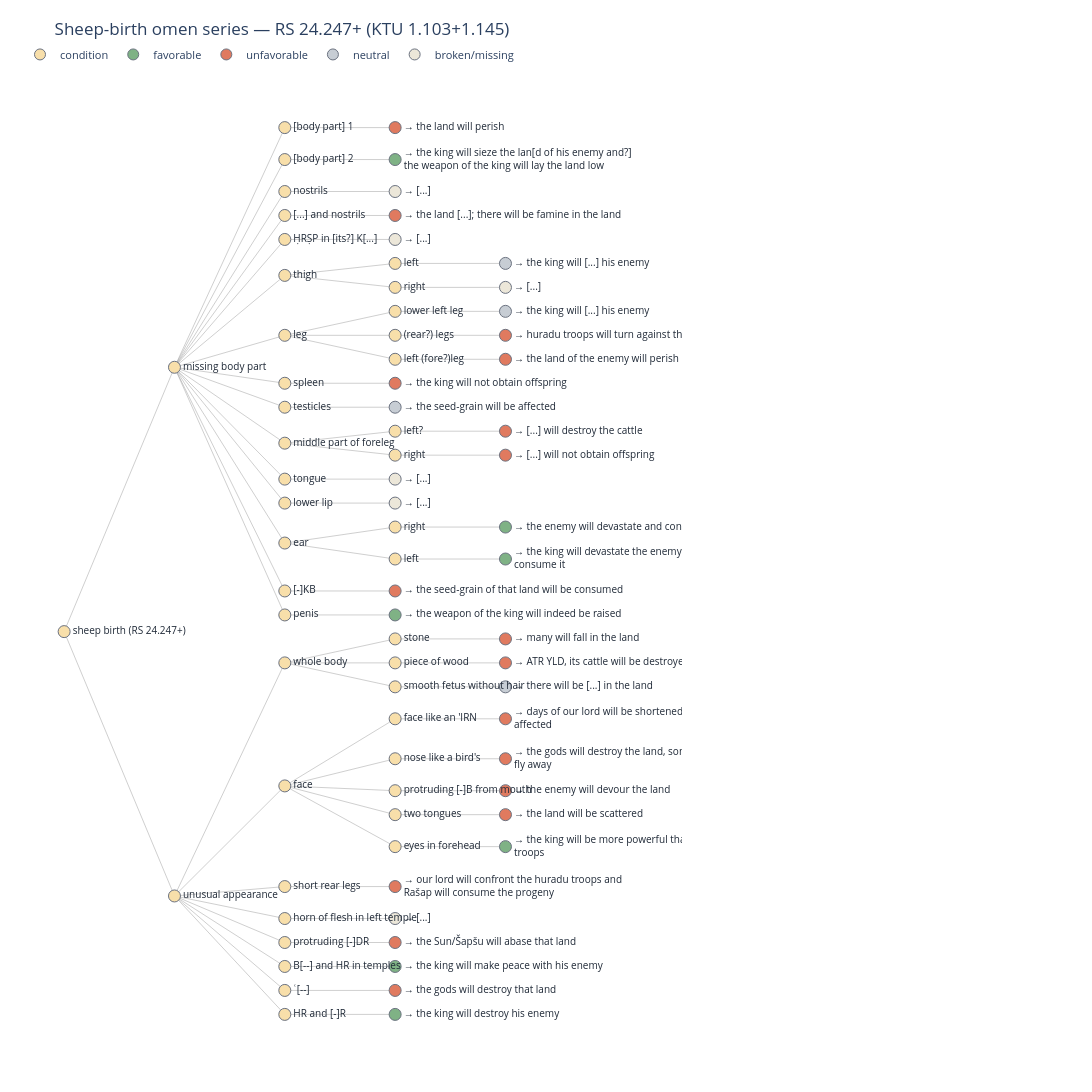

The notebook cell saved with this chart:
### Markdown cell above
## 4. Draw the sheep-birth decision tree

This is the **sheep-birth** tablet — **RS 24.247+** (KTU 1.103+1.145), Pardee's *Malformed Animal Fetuses*. Its data file also carries a short set of **lunar** omens, but those are a *different* tablet (RIH 78/14) — we draw them on their own in §6, not mixed into this tree.

Each **leaf is tinted by its outcome** — green = favorable, red = unfavorable, grey = neutral, pale = broken/missing — using the very same keyword rule we *quantify* in §8. (Branch nodes are amber.)

### Code cell
import collections, textwrap, re
import plotly.graph_objects as go

# --- Outcome polarity: a transparent keyword rule. The SAME rule is MEASURED in §8;
#     here it tints each leaf (green favorable · red unfavorable · grey neutral · pale broken). ---
BAD = ["perish","die","death","destroy","devastat","famine","scatter","fall","defeat","plague",
       "depopulat","misery","revolt","rebel","abandon","dwindle","lost","poverty","dire","mourn",
       "drought","kill","devour","consume", "consumed", "tread","captured","be taken","hard times","lay low",
       "flogged","not obtain","put down","turn against","dry up","deluge","cataclysm","starvation",
       "sick","epidemic","go mad","grow nervous","cut off","demolish","war","deranged","abase",
       "shorten","occupy the throne","seize the throne", "hardship", "days are over", "criminals",
       "will be affected"]
GOOD = ["prosper","abundance","safe","increase","thrive","peace","populous","return home","bounty",
        "expand","strengthen","more powerful","all-powerful","raised","rule","recover", "rain", 
        "the king will lay the land low"]

def polarity(text):
    """favorable / unfavorable / neutral / broken-missing — a rough, transparent heuristic."""
    t = text.lower()
    if text.strip() in ("[...]", "→ [...]", "") or (text.count("[") and sum(c.isalpha() for c in text) < 6):
        return "broken/missing"
    foe = "enemy" in t or "foe" in t
    win = foe and any(w in t for w in ["destroy","devastat","seize","lay low",
                                       "encounter no equal","make peace","conquer"])
    enemy_attacks = bool(re.search(r"(enemy|gutian|elam) (will|army)", t)) and not win
    if win and not enemy_attacks: return "favorable"         # OUR king beats the enemy
    if enemy_attacks:             return "unfavorable"       # the enemy beats us
    bad  = sum(w in t for w in BAD)
    good = sum(w in t for w in GOOD)
    return "favorable" if good > bad else "unfavorable" if bad > good else "neutral"

POLARITY_COLOR = {"favorable": "#7fb285", "unfavorable": "#e07a5f",
                  "neutral": "#c7cdd4", "broken/missing": "#ece7d9"}

def wrap_label(text, width=50):
    return "<br>".join(textwrap.wrap(text, width=width)) or text

def tidy_tree_pos(G, root=0):
    """Tidy layout: x = depth, parents centred on children; each leaf row is spaced by its
    line-count so full (wrapped) outcome text never overlaps."""
    depth = {root: 0}
    q = collections.deque([root])
    while q:
        u = q.popleft()
        for v in G.successors(u):
            depth[v] = depth[u] + 1
            q.append(v)
    cur = [0.0]; pos = {}
    def place(u):
        kids = list(G.successors(u))
        if not kids:
            lines = len(wrap_label(G.nodes[u]["label"]).split("<br>"))
            y = cur[0] + (lines - 1) / 2.0
            cur[0] += lines + 0.5
        else:
            y = sum(place(k) for k in kids) / len(kids)
        pos[u] = (depth[u], -y)
        return y
    place(root)
    return pos, cur[0]

def plot_interactive_tree(G, title, root=0):
    pos, span = tidy_tree_pos(G, root=root)
    nodes = list(G.nodes())
    is_leaf = [G.out_degree(n) == 0 for n in nodes]
    max_depth = max(int(x) for x, _ in pos.values())

    def colour(n, lf):
        return POLARITY_COLOR[polarity(G.nodes[n]["label"].lstrip("→ ").strip())] if lf else "#f8dfaa"

    edge_x, edge_y = [], []
    for u, v in G.edges():
        xu, yu = pos[u]; xv, yv = pos[v]
        edge_x += [xu, xv, None]; edge_y += [yu, yv, None]

    fig = go.Figure()
    fig.add_trace(go.Scatter(x=edge_x, y=edge_y, mode="lines",
        line=dict(color="rgba(150,150,150,0.45)", width=1), hoverinfo="skip", showlegend=False))
    fig.add_trace(go.Scatter(
        x=[pos[n][0] for n in nodes], y=[pos[n][1] for n in nodes], mode="markers+text",
        text=[wrap_label(G.nodes[n]["label"]) if lf else G.nodes[n]["label"]
              for n, lf in zip(nodes, is_leaf)],
        textposition="middle right", textfont=dict(size=10, color="#1f2937"),
        marker=dict(size=12, color=[colour(n, lf) for n, lf in zip(nodes, is_leaf)],
                    line=dict(color="#6b7280", width=1)),
        hovertext=[G.nodes[n]["label"] for n in nodes],
        hovertemplate="%{hovertext}<extra></extra>", showlegend=False))
    legend = [("condition", "#f8dfaa"), ("favorable", POLARITY_COLOR["favorable"]),
              ("unfavorable", POLARITY_COLOR["unfavorable"]), ("neutral", POLARITY_COLOR["neutral"]),
              ("broken/missing", POLARITY_COLOR["broken/missing"])]
    for name, col in legend:
        fig.add_trace(go.Scatter(x=[None], y=[None], mode="markers", name=name,
            marker=dict(size=11, color=col, line=dict(color="#6b7280", width=1))))

    fig.update_layout(title=title,
        width=max(1000, (max_depth + 1) * 300 + 430),
        height=max(440, span * 19 + 120),
        margin=dict(l=20, r=410, t=70, b=20),
        legend=dict(orientation="h", y=1.03, x=0, font=dict(size=11)),
        paper_bgcolor="white", plot_bgcolor="white",
        xaxis=dict(visible=False, range=[-0.4, max_depth + 1.6]),
        yaxis=dict(visible=False), dragmode="pan")
    fig.show()

plot_interactive_tree(G, "Sheep-birth omen series — RS 24.247+ (KTU 1.103+1.145)")

### Figure 1 — Plotly figure (JSON) as saved in the notebook; plotly's stock layout.template omitted (floating-point values rounded to 4 significant figures; data arrays with more than 128 entries replaced by an {"elided": "..."} marker saying what was removed)
{"data": [{"hoverinfo": "skip", "line": {"color": "rgba(150,150,150,0.45)", "width": 1}, "mode": "lines", "showlegend": false, "type": "scatter", "x": {"elided": "228 int values"}, "y": {"elided": "228 float values"}}, {"hovertemplate": "%{hovertext}<extra></extra>", "hovertext": ["sheep birth (RS 24.247+)", "missing body part", "[body part] 1", "→ the land will perish", "[body part] 2", "→ the king will sieze the lan[d of his enemy and?] the weapon of the king will lay the land low", "nostrils", "→ [...]", "[...] and nostrils", "→ the land [...]; there will be famine in the land", "ḤRṢP in [its?] K[...]", "→ [...]", "thigh", "left", "→ the king will [...] his enemy", "right", "→ [...]", "leg", "lower left leg", "→ the king will [...] his enemy", "(rear?) legs", "→ huradu troops will turn against the king", "left (fore?)leg", "→ the land of the enemy will perish", "spleen", "→ the king will not obtain offspring", "testicles", "→ the seed-grain will be affected", "middle part of foreleg", "left?", "→ [...] will destroy the cattle", "right", "→ [...] will not obtain offspring", "tongue", "→ [...]", "lower lip", "→ [...]", "ear", "right", "→ the enemy will devastate and consume the land", "left", "→ the king will devastate the enemy's land and consume it", "[-]KB", "→ the seed-grain of that land will be consumed", "penis", "→ the weapon of the king will indeed be raised", "unusual appearance", "whole body", "stone", "→ many will fall in the land", "piece of wood", "→ ATR YLD, its cattle will be destroyed", "smooth fetus without hair", "→ there will be [...] in the land", "face", "face like an 'IRN", "→ days of our lord will be shortened, cattle affected", "nose like a bird's", "→ the gods will destroy the land, something will fly away", "protruding [-]B from mouth", "→ the enemy will devour the land", "two tongues", "→ the land will be scattered", "eyes in forehead", "→ the king will be more powerful than his Huptu-troops", "short rear legs", "→ our lord will confront the huradu troops and Rašap will consume the progeny", "horn of flesh in left temple", "→ [...]", "protruding [-]DR", "→ the Sun/Šapšu will abase that land", "B[--] and HR in temples", "→ the king will make peace with his enemy", "ʿ[--]", "→ the gods will destroy that land", "HR and [-]R", "→ the king will destroy his enemy"], "marker": {"color": ["#f8dfaa", "#f8dfaa", "#f8dfaa", "#e07a5f", "#f8dfaa", "#7fb285", "#f8dfaa", "#ece7d9", "#f8dfaa", "#e07a5f", "#f8dfaa", "#ece7d9", "#f8dfaa", "#f8dfaa", "#c7cdd4", "#f8dfaa", "#ece7d9", "#f8dfaa", "#f8dfaa", "#c7cdd4", "#f8dfaa", "#e07a5f", "#f8dfaa", "#e07a5f", "#f8dfaa", "#e07a5f", "#f8dfaa", "#c7cdd4", "#f8dfaa", "#f8dfaa", "#e07a5f", "#f8dfaa", "#e07a5f", "#f8dfaa", "#ece7d9", "#f8dfaa", "#ece7d9", "#f8dfaa", "#f8dfaa", "#7fb285", "#f8dfaa", "#7fb285", "#f8dfaa", "#e07a5f", "#f8dfaa", "#7fb285", "#f8dfaa", "#f8dfaa", "#f8dfaa", "#e07a5f", "#f8dfaa", "#e07a5f", "#f8dfaa", "#c7cdd4", "#f8dfaa", "#f8dfaa", "#e07a5f", "#f8dfaa", "#e07a5f", "#f8dfaa", "#e07a5f", "#f8dfaa", "#e07a5f", "#f8dfaa", "#7fb285", "#f8dfaa", "#e07a5f", "#f8dfaa", "#ece7d9", "#f8dfaa", "#e07a5f", "#f8dfaa", "#7fb285", "#f8dfaa", "#e07a5f", "#f8dfaa", "#7fb285"], "line": {"color": "#6b7280", "width": 1}, "size": 12}, "mode": "markers+text", "showlegend": false, "text": ["sheep birth (RS 24.247+)", "missing body part", "[body part] 1", "→ the land will perish", "[body part] 2", "→ the king will sieze the lan[d of his enemy and?]<br>the weapon of the king will lay the land low", "nostrils", "→ [...]", "[...] and nostrils", "→ the land [...]; there will be famine in the land", "ḤRṢP in [its?] K[...]", "→ [...]", "thigh", "left", "→ the king will [...] his enemy", "right", "→ [...]", "leg", "lower left leg", "→ the king will [...] his enemy", "(rear?) legs", "→ huradu troops will turn against the king", "left (fore?)leg", "→ the land of the enemy will perish", "spleen", "→ the king will not obtain offspring", "testicles", "→ the seed-grain will be affected", "middle part of foreleg", "left?", "→ [...] will destroy the cattle", "right", "→ [...] will not obtain offspring", "tongue", "→ [...]", "lower lip", "→ [...]", "ear", "right", "→ the enemy will devastate and consume the land", "left", "→ the king will devastate the enemy's land and<br>consume it", "[-]KB", "→ the seed-grain of that land will be consumed", "penis", "→ the weapon of the king will indeed be raised", "unusual appearance", "whole body", "stone", "→ many will fall in the land", "piece of wood", "→ ATR YLD, its cattle will be destroyed", "smooth fetus without hair", "→ there will be [...] in the land", "face", "face like an 'IRN", "→ days of our lord will be shortened, cattle<br>affected", "nose like a bird's", "→ the gods will destroy the land, something will<br>fly away", "protruding [-]B from mouth", "→ the enemy will devour the land", "two tongues", "→ the land will be scattered", "eyes in forehead", "→ the king will be more powerful than his Huptu-<br>troops", "short rear legs", "→ our lord will confront the huradu troops and<br>Rašap will consume the progeny", "horn of flesh in left temple", "→ [...]", "protruding [-]DR", "→ the Sun/Šapšu will abase that land", "B[--] and HR in temples", "→ the king will make peace with his enemy", "ʿ[--]", "→ the gods will destroy that land", "HR and [-]R", "→ the king will destroy his enemy"], "textfont": {"color": "#1f2937", "size": 10}, "textposition": "middle right", "type": "scatter", "x": [0, 1, 2, 3, 2, 3, 2, 3, 2, 3, 2, 3, 2, 3, 4, 3, 4, 2, 3, 4, 3, 4, 3, 4, 2, 3, 2, 3, 2, 3, 4, 3, 4, 2, 3, 2, 3, 2, 3, 4, 3, 4, 2, 3, 2, 3, 1, 2, 3, 4, 3, 4, 3, 4, 2, 3, 4, 3, 4, 3, 4, 3, 4, 3, 4, 2, 3, 2, 3, 2, 3, 2, 3, 2, 3, 2, 3], "y": [-31.54, -15, 0, 0, -2, -2, -4, -4, -5.5, -5.5, -7, -7, -9.25, -8.5, -8.5, -10, -10, -13, -11.5, -11.5, -13, -13, -14.5, -14.5, -16, -16, -17.5, -17.5, -19.75, -19, -19, -20.5, -20.5, -22, -22, -23.5, -23.5, -26, -25, -25, -27, -27, -29, -29, -30.5, -30.5, -48.09, -33.5, -32, -32, -33.5, -33.5, -35, -35, -41.2, -37, -37, -39.5, -39.5, -41.5, -41.5, -43, -43, -45, -45, -47.5, -47.5, -49.5, -49.5, -51, -51, -52.5, -52.5, -54, -54, -55.5, -55.5]}, {"marker": {"color": "#f8dfaa", "line": {"color": "#6b7280", "width": 1}, "size": 11}, "mode": "markers", "name": "condition", "type": "scatter", "x": [null], "y": [null]}, {"marker": {"color": "#7fb285", "line": {"color": "#6b7280", "width": 1}, "size": 11}, "mode": "markers", "name": "favorable", "type": "scatter", "x": [null], "y": [null]}, {"marker": {"color": "#e07a5f", "line": {"color": "#6b7280", "width": 1}, "size": 11}, "mode": "markers", "name": "unfavorable", "type": "scatter", "x": [null], "y": [null]}, {"marker": {"color": "#c7cdd4", "line": {"color": "#6b7280", "width": 1}, "size": 11}, "mode": "markers", "name": "neutral", "type": "scatter", "x": [null], "y": [null]}, {"marker": {"color": "#ece7d9", "line": {"color": "#6b7280", "width": 1}, "size": 11}, "mode": "markers", "name": "broken/missing", "type": "scatter", "x": [null], "y": [null]}], "layout": {"dragmode": "pan", "height": 1203, "legend": {"font": {"size": 11}, "orientation": "h", "x": 0, "y": 1.03}, "margin": {"b": 20, "l": 20, "r": 410, "t": 70}, "paper_bgcolor": "white", "plot_bgcolor": "white", "title": {"text": "Sheep-birth omen series — RS 24.247+ (KTU 1.103+1.145)"}, "width": 1930, "xaxis": {"range": [-0.4, 5.6], "visible": false}, "yaxis": {"visible": false}}}
